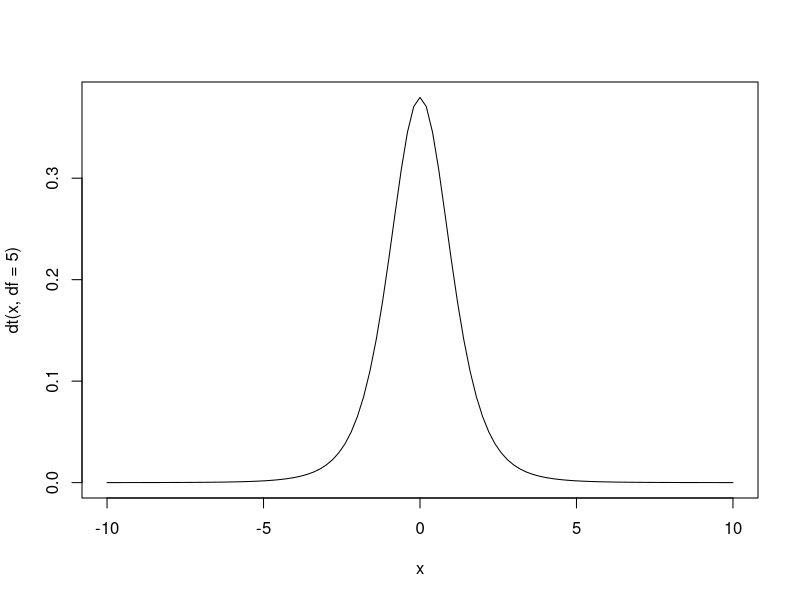
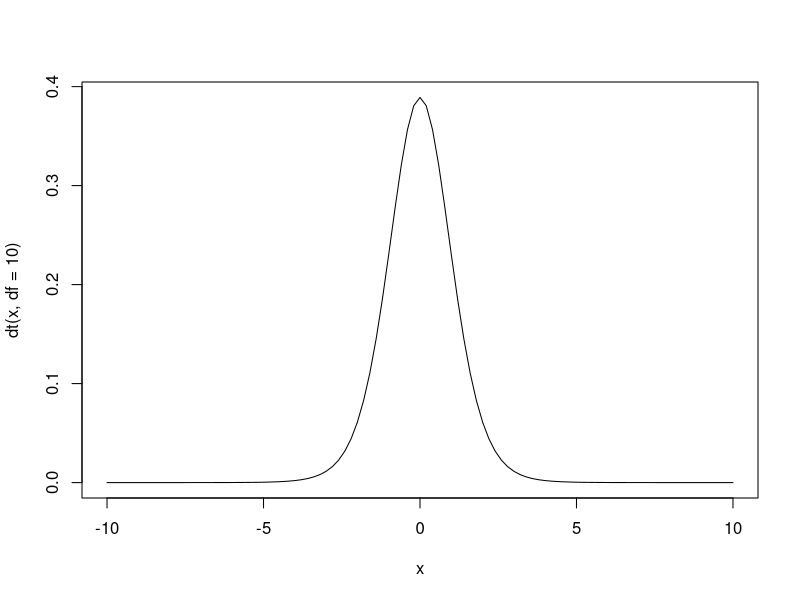
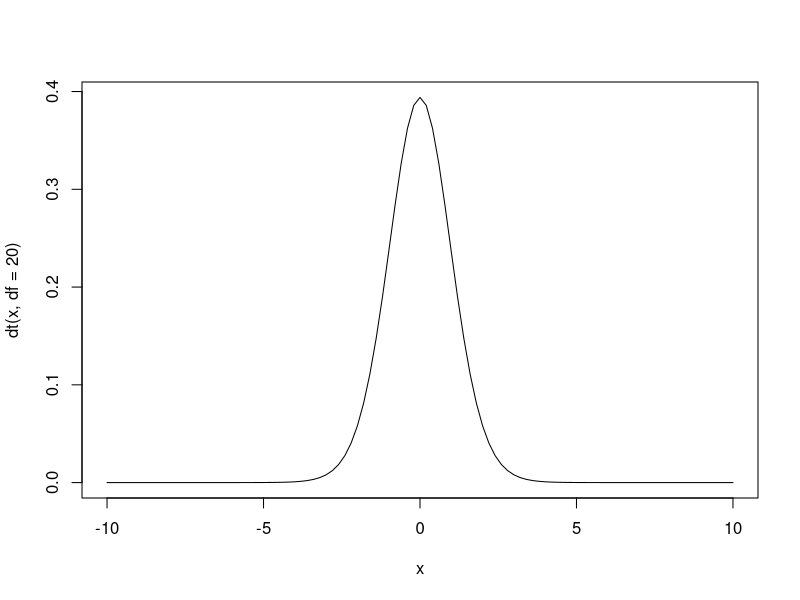

R code for these plots, in order:
# useful in situations where the sample size is small and the population variance is unknown
# it is similar in shape to the standard normal distribution but has heavier tails
# T = Z / sqrt(V / n) where Z ~ N(0, 1), V ~ χ^2(n)
# t-dist converge to std normal dist when n go large
x <- (-10L:10L) * 0.1
curve(dt(x, df = 5), from = -10., to = 10)
curve(dt(x, df = 10), from = -10., to = 10)
curve(dt(x, df = 20), from = -10., to = 10)
